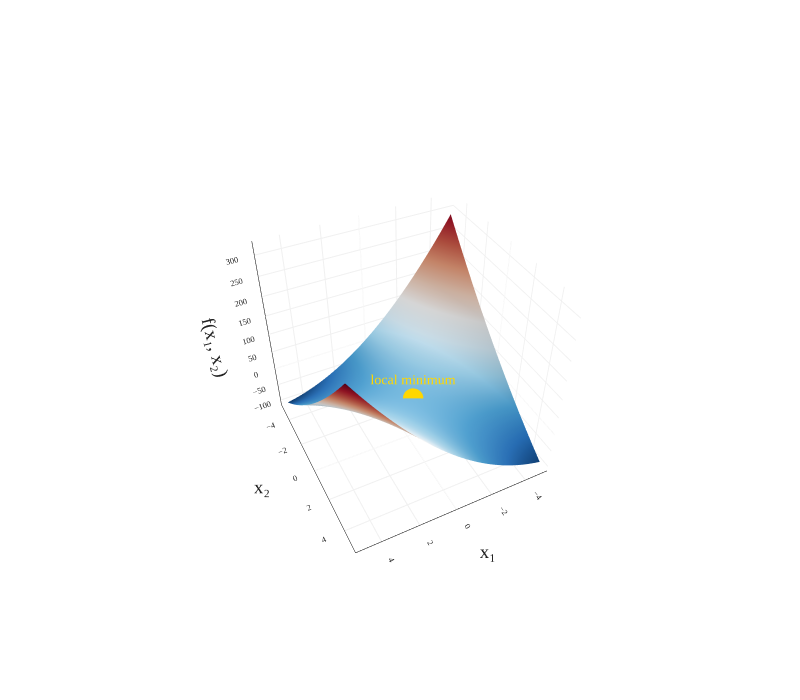

The notebook cell this image was saved under:
### Markdown cell above
---

## Optimization

In the calculus of scalar-to-scalar functions, we have a well-understood procedure for finding the extrema of a function. The general strategy is to take the derivative, set it to zero, and solve for the inputs (called **critical points**) that satisfy that condition. To be thorough, we'd perform a second derivative test to check whether each critical point is a maximum, minimum, or neither. 

In the land of vector-to-scalar functions, the equivalent is to solve for where the **gradient** is zero, which corresponds to finding where all partial derivatives are zero. Assessing whether we've arrived at a maximum or minimum is more difficult to do in the vector-to-scalar case, and we will save a discussion of this for Chapter 8.5.

As an example, consider

$$f(\vec x) = \vec x^T \begin{bmatrix} 3 & 4 \\ 4 & 1 \end{bmatrix} \vec x + \begin{bmatrix} 1 \\ 2 \end{bmatrix} \cdot \vec x + 3$$

As we computed earlier, the gradient of $f(\vec x) = \vec x^T A \vec x + \vec b \cdot \vec x + c$ is $\nabla f(\vec x) = 2A \vec x + \vec b$ for symmetric $A$. So,

$$\nabla f(\vec x) = 2 \begin{bmatrix} 3 & 4 \\ 4 & 1 \end{bmatrix} \vec x + \begin{bmatrix} 1 \\ 2 \end{bmatrix} = \begin{bmatrix} 6x_1 + 8x_2 + 1 \\ 8x_1 + 2x_2 + 2 \end{bmatrix}$$

To find the critical points, we set the gradient to zero and solve the resulting system. We can also accomplish this by using the inverse of $A$, if we happen to have it:

$$\nabla f(\vec x) = 0 \implies 2 A \vec x + \vec b = 0 \implies \vec x^* = -\frac{1}{2}A^{-1} \vec b$$

Either way, we find that $\vec x^* = \begin{bmatrix} -7/26 \\ 1/13 \end{bmatrix}$ satisfies $\nabla f(\vec x^*) = 0$, which corresponds to a local minimum.

### Code cell
import numpy as np
import plotly.graph_objs as go

# Define the function
def f(x, y):
    return 3 * x ** 2 + 8 * x * y + y ** 2 + x + 2 * y + 3

fig = plot_gradient_on_surface(
    f = f,
    lim = 5,
    xaxis_title = 'x₁',
    yaxis_title = 'x₂',
    zaxis_title = 'f(x₁, x₂)',
    title='',
    dfx1 = lambda x, y: 6 * x + 8 * y + 1,
    dfx2 = lambda x, y: 8 * x + 2 * y + 2,
    point = np.array([-7/26, 1/13]),
)

fig.update_layout(title='', scene_camera=dict(eye=dict(x=1, y=2, z=2)))

# Annotate the local minimum point
x_star = -7/26
y_star = 1/13
z_star = f(x_star, y_star)
fig.add_trace(
    go.Scatter3d(
        x=[x_star],
        y=[y_star],
        z=[z_star],
        mode='markers+text',
        marker=dict(size=12, color='gold', symbol='circle'),
        text=["local minimum"],
        textposition="top center",
        textfont=dict(color='gold', size=14),
        name="local minimum"
    )
)

### Figure 1 — Plotly figure (JSON) as saved in the notebook; plotly's stock layout.template omitted (floating-point values rounded to 4 significant figures; data arrays with more than 128 entries replaced by an {"elided": "..."} marker saying what was removed)
{"data": [{"colorscale": [[0, "rgb(5,48,97)"], [0.1, "rgb(33,102,172)"], [0.2, "rgb(67,147,195)"], [0.3, "rgb(146,197,222)"], [0.4, "rgb(209,229,240)"], [0.5, "rgb(247,247,247)"], [0.6, "rgb(253,219,199)"], [0.7, "rgb(244,165,130)"], [0.8, "rgb(214,96,77)"], [0.9, "rgb(178,24,43)"], [1, "rgb(103,0,31)"]], "showscale": false, "type": "surface", "x": {"elided": "100x100 float values"}, "y": {"elided": "100x100 float values"}, "z": {"elided": "100x100 float values"}}, {"marker": {"color": "gold", "size": 8}, "mode": "markers", "showlegend": false, "type": "scatter3d", "x": [-0.2692], "y": [0.07692], "z": [2.942]}, {"line": {"color": "gold", "dash": "dot", "width": 5}, "mode": "lines", "showlegend": false, "type": "scatter3d", "x": [-0.2692, -0.2692], "y": [0.07692, 0.07692], "z": [2.942, 2.942]}, {"anchor": "tip", "colorscale": [[0, "gold"], [1, "gold"]], "showscale": false, "sizemode": "absolute", "sizeref": 0.18, "type": "cone", "u": [0], "v": [0], "w": [0], "x": [-0.2692], "y": [0.07692], "z": [2.942]}, {"marker": {"color": "gold", "size": 2, "symbol": "diamond"}, "mode": "markers", "showlegend": false, "type": "scatter3d", "x": [-0.2692], "y": [0.07692], "z": [2.942]}, {"marker": {"color": "gold", "size": 12, "symbol": "circle"}, "mode": "markers+text", "name": "local minimum", "text": ["local minimum"], "textfont": {"color": "gold", "size": 14}, "textposition": "top center", "type": "scatter3d", "x": [-0.2692], "y": [0.07692], "z": [2.942]}], "layout": {"font": {"color": "#222", "family": "Palatino", "size": 16}, "height": 700, "margin": {"b": 65, "l": 65, "r": 50, "t": 90}, "paper_bgcolor": "white", "plot_bgcolor": "white", "scene": {"aspectratio": {"x": 1, "y": 1, "z": 1}, "camera": {"eye": {"x": 1, "y": 2, "z": 2}}, "xaxis": {"backgroundcolor": "white", "gridcolor": "#f0f0f0", "linecolor": "black", "linewidth": 1, "showbackground": true, "showline": true, "tickfont": {"family": "Palatino", "size": 10}, "title": {"text": "x₁"}}, "yaxis": {"backgroundcolor": "white", "gridcolor": "#f0f0f0", "linecolor": "black", "linewidth": 1, "showbackground": true, "showline": true, "tickfont": {"family": "Palatino", "size": 10}, "title": {"text": "x₂"}}, "zaxis": {"backgroundcolor": "white", "gridcolor": "#f0f0f0", "linecolor": "black", "linewidth": 1, "showbackground": true, "showline": true, "tickfont": {"family": "Palatino", "size": 10}, "title": {"text": "f(x₁, x₂)"}}}, "showlegend": false, "title": {"text": ""}, "width": 800}}
